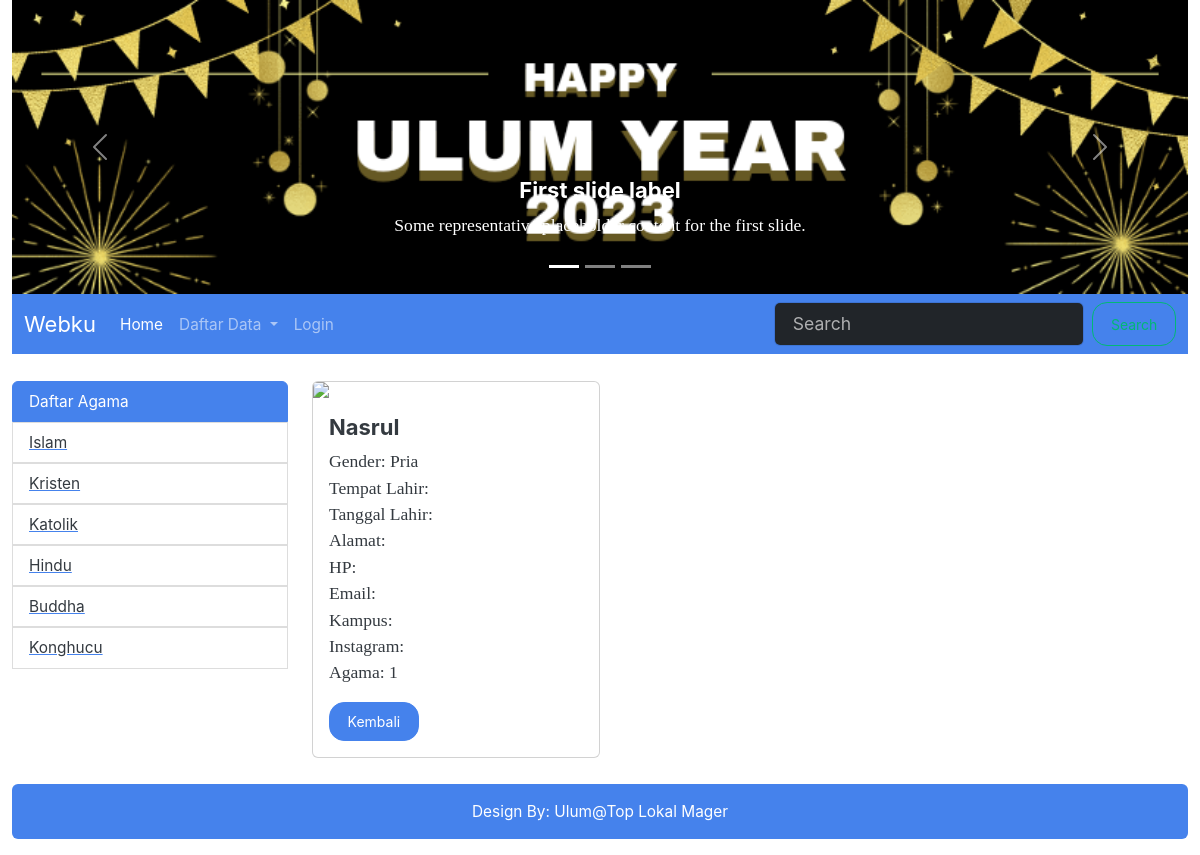
The app's page /index.php?hal=partisipan_detail&id=52 with its own data.
### tables this page shows
CREATE TABLE `agama` (
  `id` int(11) NOT NULL,
  `nama` varchar(11) NOT NULL
);

CREATE TABLE `partisipan` (
  `id` int(11) NOT NULL,
  `nama` varchar(25) NOT NULL,
  `gender` enum('Pria','Wanita') NOT NULL,
  `temp_lahir` varchar(45) DEFAULT NULL,
  `tgl_lahir` date DEFAULT NULL,
  `alamat` text DEFAULT NULL,
  `hp` varchar(15) DEFAULT NULL,
  `email` varchar(20) DEFAULT NULL,
  `kampus` varchar(45) DEFAULT NULL,
  `instagram` varchar(45) DEFAULT NULL,
  `idagama` int(11) NOT NULL,
  `foto` varchar(45) DEFAULT NULL,
  `moto` text DEFAULT NULL
);

### models/Agama.php (called while the page is built)
<?php
class Agama{
    private $koneksi;
    public function __construct(){
        global $dbh;
        $this->koneksi = $dbh;
    }
    public function index(){
        $sql = "SELECT * FROM agama";
        $rs = $this->koneksi->query($sql);
        return $rs;
    }
}

### models/Partisipan.php (called while the page is built, shortened)
<?php
class Partisipan{
	private $koneksi;
	public function __construct(){
		global $dbh;
		$this->koneksi = $dbh;
	}
    public function getPartisipan($id){
        $sql = "SELECT partisipan.*, agama.nama AS agama
                FROM partisipan INNER JOIN agama
                ON agama.id = partisipan.idagama WHERE partisipan.id = ?";
		$ps = $this->koneksi->prepare($sql);
		$ps->execute([$id]);
		$rs = $ps->fetch();
		return $rs;
    }
}

### partisipan_detail.php (the view)
<?php
$id = $_REQUEST['id'];
$model = new Partisipan();
$rs  = $model->getPartisipan($id);
?>
<div class="card" style="width: 18rem;">
  <?php
  if(!empty($rs['foto'])){
  ?>
	<img src="images/<?= $rs['foto'] ?>" class="card-img-top" />
  <?php
  }
  else{
  ?>
  <img src="images/nophoto.jpg" class="card-img-top" />
  <?php } ?>
  <div class="card-body">
    <h5 class="card-title"><?= $rs['nama'] ?></h5>
    <p class="card-text">
        Gender: <?= $rs['gender'] ?> <br/>
        Tempat Lahir: <?= $rs['temp_lahir'] ?> <br/>
        Tanggal Lahir: <?= $rs['tgl_lahir'] ?> <br/>
        Alamat: <?= $rs['alamat'] ?> <br/>
        HP: <?= $rs['hp'] ?> <br/>
        Email: <?= $rs['email'] ?> <br/>
        Kampus: <?= $rs['kampus'] ?> <br/>
        Instagram: <?= $rs['instagram'] ?> <br/>
        Agama: <?= $rs['idagama'] ?> <br/>
    </p>
    <a href="index.php?hal=partisipan_list" class="btn btn-primary">Kembali</a>
  </div>
</div>

### sidebar.php
<?php
$model = new Agama();
$rs = $model->index();
?>
<ul class="list-group">
  <li class="list-group-item active" aria-current="true">Daftar Agama</li>
  <?php
  foreach($rs as $agama){
  ?>
    <a href="index.php?hal=partisipan_list&id=<?= $agama['id'] ?>">
      <li class="list-group-item"><?= $agama['nama'] ?></li>
    </a>
  <?php } ?>
</ul>

### records on screen
agama: nama "Islam"
agama: nama "Kristen"
agama: nama "Katolik"
agama: nama "Hindu"
agama: nama "Buddha"
agama: nama "Konghucu"
partisipan: nama "Nasrul", gender "Pria", idagama "1"
